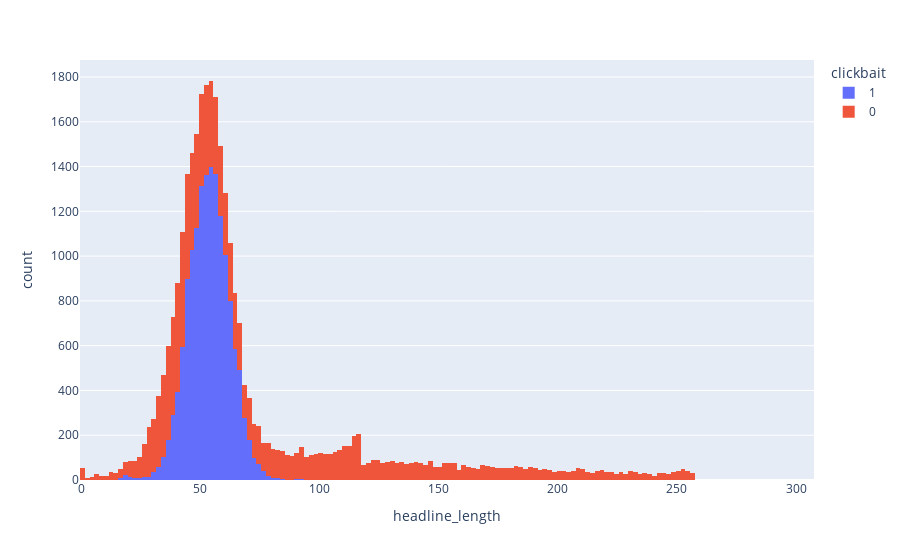

Notebook cell for this chart:
### Code cell
px.histogram(data, x='headline_length', color='clickbait')

### Figure 1 — Plotly figure (JSON) as saved in the notebook; plotly's stock layout.template omitted (floating-point values rounded to 4 significant figures; data arrays with more than 128 entries replaced by an {"elided": "..."} marker saying what was removed)
{"data": [{"alignmentgroup": "True", "bingroup": "x", "hovertemplate": "clickbait=1<br>headline_length=%{x}<br>count=%{y}<extra></extra>", "legendgroup": "1", "marker": {"color": "#636efa", "pattern": {"shape": ""}}, "name": "1", "offsetgroup": "1", "orientation": "v", "showlegend": true, "x": {"elided": "15000 int values"}, "xaxis": "x", "yaxis": "y", "type": "histogram"}, {"alignmentgroup": "True", "bingroup": "x", "hovertemplate": "clickbait=0<br>headline_length=%{x}<br>count=%{y}<extra></extra>", "legendgroup": "0", "marker": {"color": "#EF553B", "pattern": {"shape": ""}}, "name": "0", "offsetgroup": "0", "orientation": "v", "showlegend": true, "x": {"elided": "15000 int values"}, "xaxis": "x", "yaxis": "y", "type": "histogram"}], "layout": {"xaxis": {"anchor": "y", "domain": [0.0, 1.0], "title": {"text": "headline_length"}}, "yaxis": {"anchor": "x", "domain": [0.0, 1.0], "title": {"text": "count"}}, "legend": {"title": {"text": "clickbait"}, "tracegroupgap": 0}, "margin": {"t": 60}, "barmode": "relative"}}
